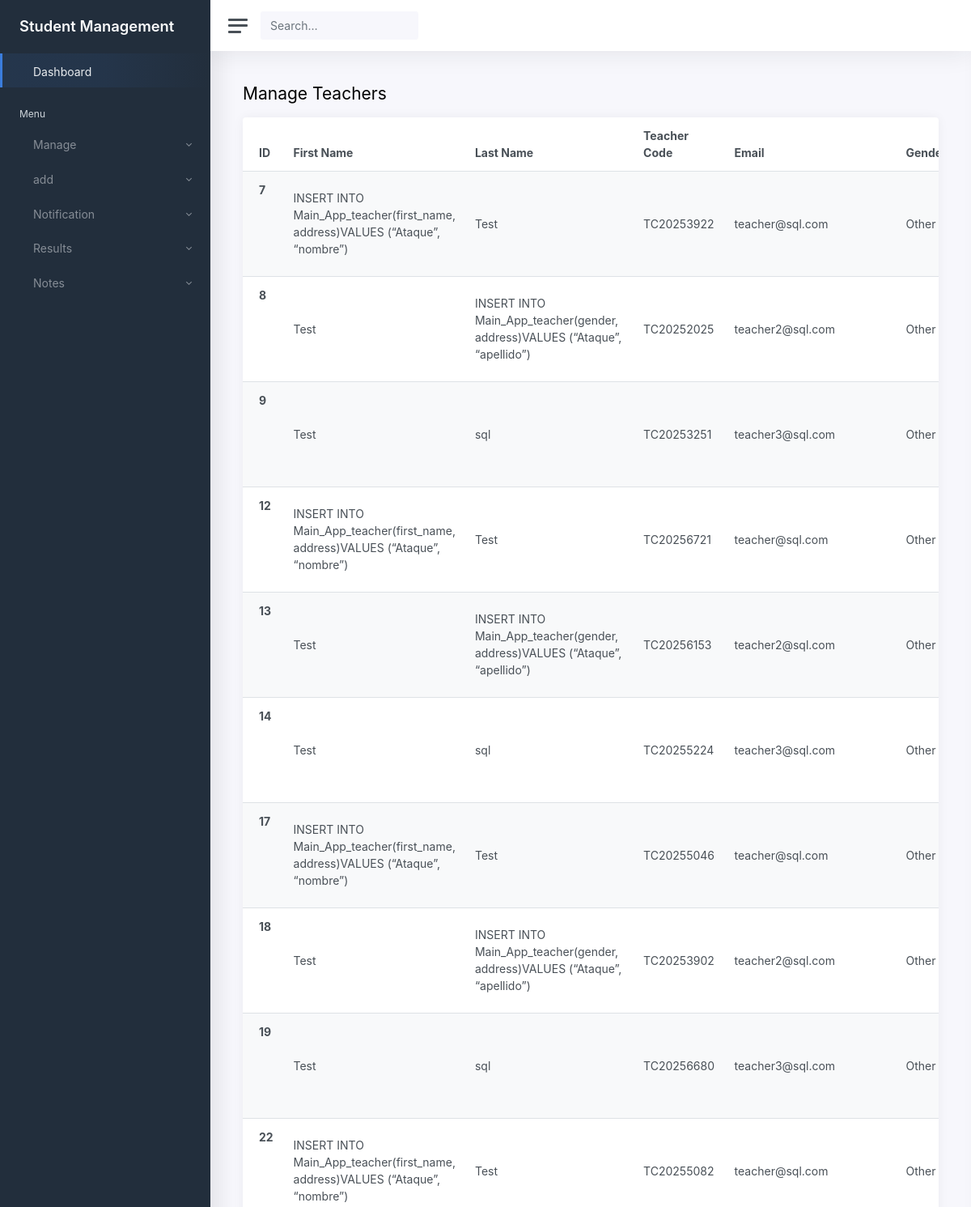
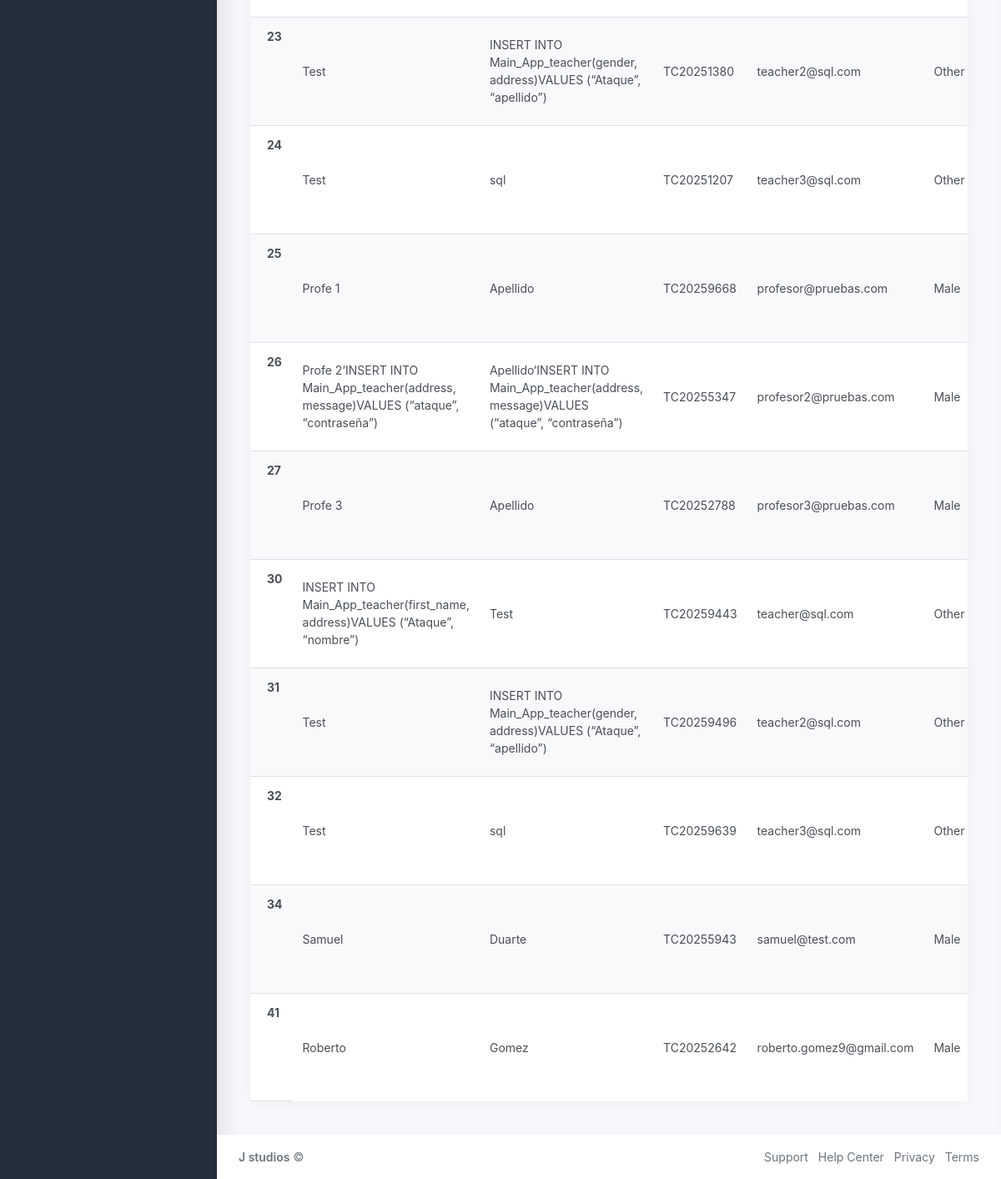
The page /manageteacher/ (signed in) on the database its author committed (2 pictures, top to bottom).
### Main_App/models.py (models this page shows)
class Teacher(models.Model):
    gender_choices = (('Male','Male'),('Female','Female'),('Other','Other'))
    id = models.AutoField(primary_key=True)
    admin = models.OneToOneField(MyUser,on_delete=models.CASCADE)
    gender = models.CharField(max_length=15,choices=gender_choices,default='Other')
    address = models.TextField()
    created_at = models.DateTimeField(auto_now_add=True)
    updated_at = models.DateTimeField(auto_now=True)
    objects = models.Manager()

class MyUser(AbstractUser):
    user_types = ((1,'Admin'),(2,'Teacher'),(3,'Student'))
    user_type = models.CharField(default=1,choices=user_types,max_length=10)

### Main_App/restrictions.py (the view)
    def wrapper(request,*args,**kwargs):
        try:
            user = MyUser.objects.get(id=request.user.id)
            if user.user_type == '1':
                return func(request,*args,**kwargs)
            else:
                return HttpResponse("<h3>You are not authorised to view this page</h3>")
        except:
            return HttpResponse("<h3>You are not authorised to view this page.</h3>")

### Main_App/restrictions.py (called while the page is built)
def is_authenticated(func):
    def wrapper(request,*args,**kwargs):
        if request.user.is_authenticated:
            return func(request,*args,**kwargs)
        else:
            return redirect('/loginpage')
    return wrapper

def is_admin(func):
    def wrapper(request,*args,**kwargs):
        try:
            user = MyUser.objects.get(id=request.user.id)
            if user.user_type == '1':
                return func(request,*args,**kwargs)
            else:
                return HttpResponse("<h3>You are not authorised to view this page</h3>")
        except:
            return HttpResponse("<h3>You are not authorised to view this page.</h3>")
    return wrapper

### Main_App/v_admin.py (called while the page is built)
@is_authenticated
@is_admin
def manageteacher(request):
    teachers = Teacher.objects.all()
    return render(request,'admin/a_manageteacher.html',{'teachers':teachers})

### Main_App/templates/admin/a_manageteacher.html (shortened to what this page needs)
{% extends 'admin/a_base.html' %}
{% block content %}
<main class="content">
        <div class="container-fluid p-0">
					<h1 class="h3 mb-3">Manage Teachers</h1>
					<div class="col-12">
							<div class="card">
								<div class="table-responsive">
									<table class="table table-striped mb-0 ">
										<thead>
											<tr>
												<th scope="col">ID</th>
												<th scope="col">First Name</th>
												<th scope="col">Last Name</th>
												<th scope="col">Teacher Code</th>
												<th scope="col">Email</th>
												<th scope="col">Gender</th>
											</tr>
										</thead>
										<tbody>
                                        {% for teacher in teachers %}
											<tr>
												<th scope="row">{{teacher.admin.id}}</th>
												<td>{{teacher.admin.first_name}}</td>
												<td>{{teacher.admin.last_name}}</td>
												<td>{{teacher.admin.username}}</td>
												<td>{{teacher.admin.email}}</td>
												<td>{{teacher.gender}}</td>
											</tr>
                                            {% endfor %}
										</tbody>
									</table>
								</div>
							</div>
						</div>
					</div>
</main>
{% endblock %}

### rows shown on the page
Teacher: admin.id "7", admin.first_name "INSERT INTO Main_App_teacher(first_name, address)VALUES (“Ataque”, “nombre”)", admin.last_name "Test", admin.username "TC20253922", admin.email "teacher@sql.com", gender "Other"
Teacher: admin.id "8", admin.first_name "Test", admin.last_name "INSERT INTO Main_App_teacher(gender, address)VALUES (“Ataque”, “apellido”)", admin.username "TC20252025", admin.email "teacher2@sql.com", gender "Other"
Teacher: admin.id "9", admin.first_name "Test", admin.last_name "sql", admin.username "TC20253251", admin.email "teacher3@sql.com", gender "Other"
Teacher: admin.id "12", admin.first_name "INSERT INTO Main_App_teacher(first_name, address)VALUES (“Ataque”, “nombre”)", admin.last_name "Test", admin.username "TC20256721", admin.email "teacher@sql.com", gender "Other"
Teacher: admin.id "13", admin.first_name "Test", admin.last_name "INSERT INTO Main_App_teacher(gender, address)VALUES (“Ataque”, “apellido”)", admin.username "TC20256153", admin.email "teacher2@sql.com", gender "Other"
Teacher: admin.id "14", admin.first_name "Test", admin.last_name "sql", admin.username "TC20255224", admin.email "teacher3@sql.com", gender "Other"
Teacher: admin.id "17", admin.first_name "INSERT INTO Main_App_teacher(first_name, address)VALUES (“Ataque”, “nombre”)", admin.last_name "Test", admin.username "TC20255046", admin.email "teacher@sql.com", gender "Other"
Teacher: admin.id "18", admin.first_name "Test", admin.last_name "INSERT INTO Main_App_teacher(gender, address)VALUES (“Ataque”, “apellido”)", admin.username "TC20253902", admin.email "teacher2@sql.com", gender "Other"
Teacher: admin.id "19", admin.first_name "Test", admin.last_name "sql", admin.username "TC20256680", admin.email "teacher3@sql.com", gender "Other"
Teacher: admin.id "22", admin.first_name "INSERT INTO Main_App_teacher(first_name, address)VALUES (“Ataque”, “nombre”)", admin.last_name "Test", admin.username "TC20255082", admin.email "teacher@sql.com", gender "Other"
Teacher: admin.id "23", admin.first_name "Test", admin.last_name "INSERT INTO Main_App_teacher(gender, address)VALUES (“Ataque”, “apellido”)", admin.username "TC20251380", admin.email "teacher2@sql.com", gender "Other"
Teacher: admin.id "24", admin.first_name "Test", admin.last_name "sql", admin.username "TC20251207", admin.email "teacher3@sql.com", gender "Other"
Teacher: admin.id "25", admin.first_name "Profe 1", admin.last_name "Apellido", admin.username "TC20259668", admin.email "profesor@pruebas.com", gender "Male"
Teacher: admin.id "26", admin.first_name "Profe 2‘INSERT INTO Main_App_teacher(address, message)VALUES (“ataque”, “contraseña”)", admin.last_name "Apellido‘INSERT INTO Main_App_teacher(address, message)VALUES (“ataque”, “contraseña”)", admin.username "TC20255347", admin.email "profesor2@pruebas.com", gender "Male"
Teacher: admin.id "27", admin.first_name "Profe 3", admin.last_name "Apellido", admin.username "TC20252788", admin.email "profesor3@pruebas.com", gender "Male"
Teacher: admin.id "30", admin.first_name "INSERT INTO Main_App_teacher(first_name, address)VALUES (“Ataque”, “nombre”)", admin.last_name "Test", admin.username "TC20259443", admin.email "teacher@sql.com", gender "Other"
Teacher: admin.id "31", admin.first_name "Test", admin.last_name "INSERT INTO Main_App_teacher(gender, address)VALUES (“Ataque”, “apellido”)", admin.username "TC20259496", admin.email "teacher2@sql.com", gender "Other"
Teacher: admin.id "32", admin.first_name "Test", admin.last_name "sql", admin.username "TC20259639", admin.email "teacher3@sql.com", gender "Other"
Teacher: admin.id "34", admin.first_name "Samuel", admin.last_name "Duarte", admin.username "TC20255943", admin.email "samuel@test.com", gender "Male"
Teacher: admin.id "41", admin.first_name "Roberto", admin.last_name "Gomez", admin.username "TC20252642", admin.email "roberto.gomez9@gmail.com", gender "Male"
